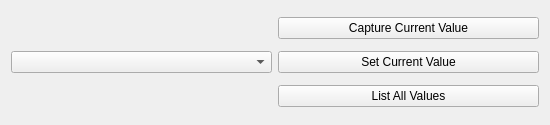
<?xml version="1.0" encoding="UTF-8"?>
<ui version="4.0">
 <class>Widget</class>
 <widget class="QWidget" name="Widget">
  <property name="geometry">
   <rect>
    <x>0</x>
    <y>0</y>
    <width>550</width>
    <height>125</height>
   </rect>
  </property>
  <property name="windowTitle">
   <string>Widget</string>
  </property>
  <layout class="QHBoxLayout" name="horizontalLayout">
   <item>
    <widget class="QComboBox" name="comboBox"/>
   </item>
   <item>
    <layout class="QVBoxLayout" name="verticalLayout">
     <item>
      <widget class="QPushButton" name="captureButton">
       <property name="text">
        <string>Capture Current Value</string>
       </property>
      </widget>
     </item>
     <item>
      <widget class="QPushButton" name="setButton">
       <property name="text">
        <string>Set Current Value</string>
       </property>
      </widget>
     </item>
     <item>
      <widget class="QPushButton" name="listValuesButton">
       <property name="text">
        <string>List All Values</string>
       </property>
      </widget>
     </item>
    </layout>
   </item>
  </layout>
 </widget>
 <resources/>
 <connections/>
</ui>
